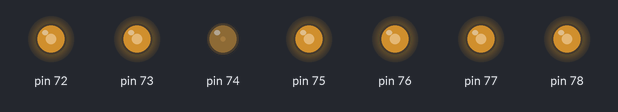
The sketch below on a simulated Arduino Uno, built with avr-gcc and run on an emulated ATmega328P. Shown: output pins drawn as LEDs (lit = HIGH). What the sketch prints to the serial monitor is not drawn.

Above: at 0.05 s.
At 1.75 s:
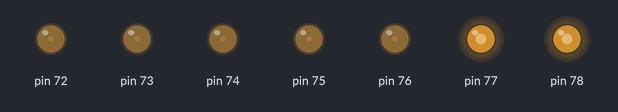
At 3.5 s:
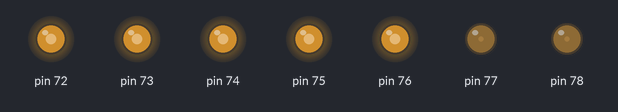
At 5.25 s:
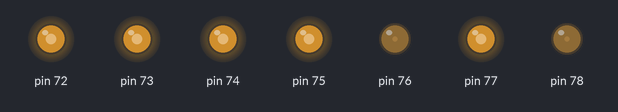
At 7.0 s:
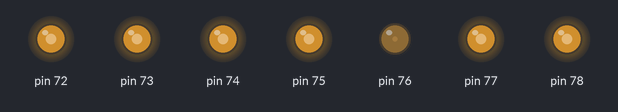
At 14.0 s:
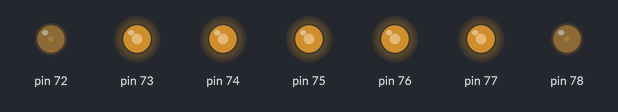
Timing chart, 0 to 18.2 s (numbered marks = the images above):
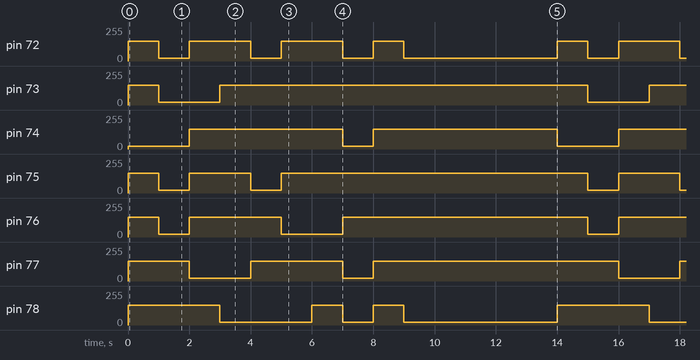

The sketch:

servo_clock.ino
```cpp
// (licence header left out)
#include <Wire.h>           // Include the I2C library (required)
#include <SparkFunSX1509.h> //Click here for the library: http://librarymanager/All#SparkFun_SX1509
// #include <Servo.h>


// Servo Ocs;


// SX1509 I2C address (set by ADDR1 and ADDR0 (00 by default):
const byte SX1509_ADDRESS = 0x3E; // SX1509 I2C address
SX1509 io;                        // Create an SX1509 object to be used throughout

// SX1509 Pin definition:

const byte SX1509_LED_PIN_8  =  8;
const byte SX1509_LED_PIN_9  =  9;
const byte SX1509_LED_PIN_10 = 10;
const byte SX1509_LED_PIN_11 = 11;
const byte SX1509_LED_PIN_12 = 12;
const byte SX1509_LED_PIN_13 = 13;
const byte SX1509_LED_PIN_14 = 14;

const byte clock_arms[] = {
  SX1509_LED_PIN_8,
  SX1509_LED_PIN_9,
  SX1509_LED_PIN_10,
  SX1509_LED_PIN_11,
  SX1509_LED_PIN_12,
  SX1509_LED_PIN_13,
  SX1509_LED_PIN_14
};

const byte on_left = 150;
const byte off = 20;


const int num_arms = sizeof(clock_arms) / sizeof(clock_arms[0]);
void setup()
{

  Serial.begin(9600);
  Serial.println("SX1509 Example");

  Wire.begin();


  // Call io.begin(<address>) to initialize the SX1509. If it
  // successfully communicates, it'll return 1.
  if (io.begin(SX1509_ADDRESS) == false)
  {
    Serial.println("Failed to communicate. Check wiring and address of SX1509.");
    while (1)
      ; // If we fail to communicate, loop forever. doesn't work
  }

  //   Serial.println("Before setting ext clock");
  // io.clock(EXTERNAL_CLOCK);
  // Serial.println("After setting ext clock");
  // pinMode(10, OUTPUT);
  // tone(9, 1000, 0);
  // Ocs.attach (10);
  // Ocs.writeMicroseconds (10000);


  // Use the pinMode(<pin>, <mode>) function to set our led
  // pin as an ANALOG_OUTPUT, which is required for PWM output
  for(int i=0; i<num_arms;i++){
    io.pinMode(clock_arms[i], ANALOG_OUTPUT);
    io.ledDriverInit(clock_arms[i],4);
    // Serial.println("After setting ext clock");
  }
  // io.pinMode(SX1509_LED_PIN_8, ANALOG_OUTPUT);
  // io.pinMode(SX1509_LED_PIN_12, ANALOG_OUTPUT);
  // io.pinMode(SX1509_LED_PIN_9, ANALOG_OUTPUT);
  //
  // io.ledDriverInit(SX1509_LED_PIN_8,4);
  // io.ledDriverInit(SX1509_LED_PIN_9,4);
  // io.ledDriverInit(SX1509_LED_PIN_12,4);


  //io.setupBlink(SX1509_LED_PIN_12, 1000, 1000);


}

int calculate_duty_cycle(int percentage)
{
  return 100 / percentage;
}

void duty (int value, byte pin)
{
  int on_time = value * 200; // ,ocrpsec
  for (int x = 0; x <= 200; x++) {
    io.analogWrite(pin, 1023);
    delayMicroseconds(on_time);              // 1.5ms
    io.analogWrite(pin, 0);
    delayMicroseconds(20000 - on_time);
                 // 18.5ms (Totale 20ms)
  };
  Serial.println (on_time);

}

//angolo da 0 a 16, upmaxmin intervallo in ms up,
//analogwriteup pin 1 e 2 fino a upmin
//analogwritedown su pin relativo a upmin
//analogwritedown su entrambi pin
//fine periodo 200ms, torna all'inizio
//quante cose si possono mettere fuori dal loop?
//magari fare conti e ordine variabili fuori da loop e inserire solo logica gia ordinata nel loop
void duty2 (int angle1, int angle2, byte pin1, byte pin2)
{
  int dutyMin = 1;
  int upMax = 16+angle2;
  int upMin = 16+angle1;

  if (angle1 > angle2) {
    dutyMin = 2;
  }

  if (dutyMin == 2) {
    //swap upMin upMax
  }


  int period= 200;
  for (int x =0; x<200; x++)  {

  }
}

void angle (int value)
{
  int duty = (value *45);
}


void one()
{


  io.analogWrite(SX1509_LED_PIN_13, on_left);
  io.analogWrite(SX1509_LED_PIN_14, on_left);

  io.analogWrite(SX1509_LED_PIN_8, off);
  io.analogWrite(SX1509_LED_PIN_9, off);
  io.analogWrite(SX1509_LED_PIN_10, off);
  io.analogWrite(SX1509_LED_PIN_11, off);
  io.analogWrite(SX1509_LED_PIN_12, off);

}
void due()
{


  io.analogWrite(SX1509_LED_PIN_8, on_left);
  io.analogWrite(SX1509_LED_PIN_10, on_left);
  io.analogWrite(SX1509_LED_PIN_12, on_left);
  io.analogWrite(SX1509_LED_PIN_11, on_left);
  io.analogWrite(SX1509_LED_PIN_14, on_left);

  io.analogWrite(SX1509_LED_PIN_9, off);
  io.analogWrite(SX1509_LED_PIN_13, off);
}
void tre()
{


  io.analogWrite(SX1509_LED_PIN_8, on_left);
  io.analogWrite(SX1509_LED_PIN_10, on_left);
  io.analogWrite(SX1509_LED_PIN_12, on_left);
  io.analogWrite(SX1509_LED_PIN_11, on_left);
  io.analogWrite(SX1509_LED_PIN_9, on_left);

  io.analogWrite(SX1509_LED_PIN_14, off);
  io.analogWrite(SX1509_LED_PIN_13, off);
}

void quattro()
{


  io.analogWrite(SX1509_LED_PIN_10, on_left);
  io.analogWrite(SX1509_LED_PIN_12, on_left);
  io.analogWrite(SX1509_LED_PIN_13, on_left);
  io.analogWrite(SX1509_LED_PIN_9, on_left);

  io.analogWrite(SX1509_LED_PIN_8, off);
  io.analogWrite(SX1509_LED_PIN_14, off);
  io.analogWrite(SX1509_LED_PIN_11, off);
}

void cinque()
{
  io.analogWrite(SX1509_LED_PIN_8, on_left);
  io.analogWrite(SX1509_LED_PIN_10, on_left);
  io.analogWrite(SX1509_LED_PIN_13, on_left);
  io.analogWrite(SX1509_LED_PIN_11, on_left);
  io.analogWrite(SX1509_LED_PIN_9, on_left);

  io.analogWrite(SX1509_LED_PIN_14, off);
  io.analogWrite(SX1509_LED_PIN_12, off);
}

void six()
{


  io.analogWrite(SX1509_LED_PIN_8, on_left);
  io.analogWrite(SX1509_LED_PIN_10, on_left);
  io.analogWrite(SX1509_LED_PIN_13, on_left);
  io.analogWrite(SX1509_LED_PIN_11, on_left);
  io.analogWrite(SX1509_LED_PIN_9, on_left);
  io.analogWrite(SX1509_LED_PIN_14, on_left);

  io.analogWrite(SX1509_LED_PIN_12, off);
}
void sette()
{

  io.analogWrite(SX1509_LED_PIN_11, on_left);
  io.analogWrite(SX1509_LED_PIN_12, on_left);
  io.analogWrite(SX1509_LED_PIN_9, on_left);

  io.analogWrite(SX1509_LED_PIN_8, off);
  io.analogWrite(SX1509_LED_PIN_10, off);
  io.analogWrite(SX1509_LED_PIN_13, off);
  io.analogWrite(SX1509_LED_PIN_14, off);
}
void otto()
{

  io.analogWrite(SX1509_LED_PIN_8, on_left);
  io.analogWrite(SX1509_LED_PIN_10, on_left);
  io.analogWrite(SX1509_LED_PIN_13, on_left);
  io.analogWrite(SX1509_LED_PIN_11, on_left);
  io.analogWrite(SX1509_LED_PIN_9, on_left);
  io.analogWrite(SX1509_LED_PIN_14, on_left);

  io.analogWrite(SX1509_LED_PIN_12, on_left);
}
void nove()
{

  io.analogWrite(SX1509_LED_PIN_13, on_left);
  io.analogWrite(SX1509_LED_PIN_11, on_left);
  io.analogWrite(SX1509_LED_PIN_9, on_left);
  io.analogWrite(SX1509_LED_PIN_10, on_left);
  io.analogWrite(SX1509_LED_PIN_12, on_left);

  io.analogWrite(SX1509_LED_PIN_8, off);
  io.analogWrite(SX1509_LED_PIN_14, off);

}
void zero()
{

  io.analogWrite(SX1509_LED_PIN_13, on_left);
  io.analogWrite(SX1509_LED_PIN_11, on_left);
  io.analogWrite(SX1509_LED_PIN_9, on_left);
  io.analogWrite(SX1509_LED_PIN_14, on_left);
  io.analogWrite(SX1509_LED_PIN_12, on_left);

  io.analogWrite(SX1509_LED_PIN_8, on_left);

  io.analogWrite(SX1509_LED_PIN_10, off);

}


void loop() {


  const byte off = 20;
  const byte on_left = 150;


  //12 buttom left
  // io.analogWrite(SX1509_LED_PIN_12, 50);
  // io.analogWrite(SX1509_LED_PIN_8, 50);
  // io.analogWrite(SX1509_LED_PIN_9, 50);
  // // Ocs.write(0);
  // delay(1000);

  //on buttom left
 // for(int i=0; i<num_arms; i++){
  //  io.analogWrite(clock_arms[i], on_left);
  //  delay(50);
  //}
  zero();
  delay(1000);
  one();
  delay(1000);
  due();
  delay(1000);
  tre();
  delay(1000);
  quattro();
  delay(1000);
  cinque();
  delay(1000);
  six();
  delay(1000);
  sette();
  delay(1000);
  otto();
  delay(1000);
  nove();
  //io.analogWrite(SX1509_LED_PIN_8, on_left);

  //io.analogWrite(SX1509_LED_PIN_8, on_left);

  //io.analogWrite(SX1509_LED_PIN_8, off);
  delay(5000);

  //io.analogWrite(SX1509_LED_PIN_8, off);
  //for(int i=0; i<num_arms; i++){
  //  io.analogWrite(clock_arms[i], off);
  //  delay(50);
  //}
  //delay(1000);
  // io.analogWrite(SX1509_LED_PIN_12, on_left);
  //
  // // io.analogWrite(SX1509_LED_PIN_8, 255-on_left);
  // io.analogWrite(SX1509_LED_PIN_8, on_left);
  //
  // io.analogWrite(SX1509_LED_PIN_9, on_left);
  // Ocs.write(90);


  // io.analogWrite(SX1509_LED_PIN_12, off);
  //
  // io.analogWrite(SX1509_LED_PIN_8, off);
  //
  // io.analogWrite(SX1509_LED_PIN_9, off);
  // // Ocs.write(180);
  //   delay(1000);
}

//blink ()

/*{


  Serial.println ("CIAO");

  duty (8, SX1509_LED_PIN_12);
  duty (8, SX1509_LED_PIN_15);
  delay (1000);
  duty (12, SX1509_LED_PIN_15);
  duty (12, SX1509_LED_PIN_12);
  delay (1000);
  duty (16, SX1509_LED_PIN_15);
  duty (16, SX1509_LED_PIN_12);
  delay (1000);

//
}*/
```

Measured:
- by itself, pin 72: repeats every 14.0 s: 2 × (20/255 1.0 s, 150/255 2.0 s), 20/255 1.0 s, 150/255 1.0 s, 20/255 5.0 s, 150/255 1.0 s
- by itself, pin 73: repeats every 14.0 s: 20/255 2.0 s, 150/255 12.0 s
- by itself, pin 74: repeats every 14.0 s: 150/255 5.0 s, 20/255 1.0 s, 150/255 6.0 s, 20/255 2.0 s
- by itself, pin 75: repeats every 14.0 s: 20/255 1.0 s, 150/255 2.0 s, 20/255 1.0 s, 150/255 10.0 s
- by itself, pin 76: repeats every 14.0 s: 20/255 1.0 s, 150/255 3.0 s, 20/255 2.0 s, 150/255 8.0 s
- by itself, pin 77: repeats every 14.0 s: 20/255 2.0 s, 150/255 3.0 s, 20/255 1.0 s, 150/255 8.0 s
- by itself, pin 78: repeats every 14.0 s: 20/255 3.0 s, 150/255 1.0 s, 20/255 1.0 s, 150/255 1.0 s, 20/255 5.0 s, 150/255 3.0 s
